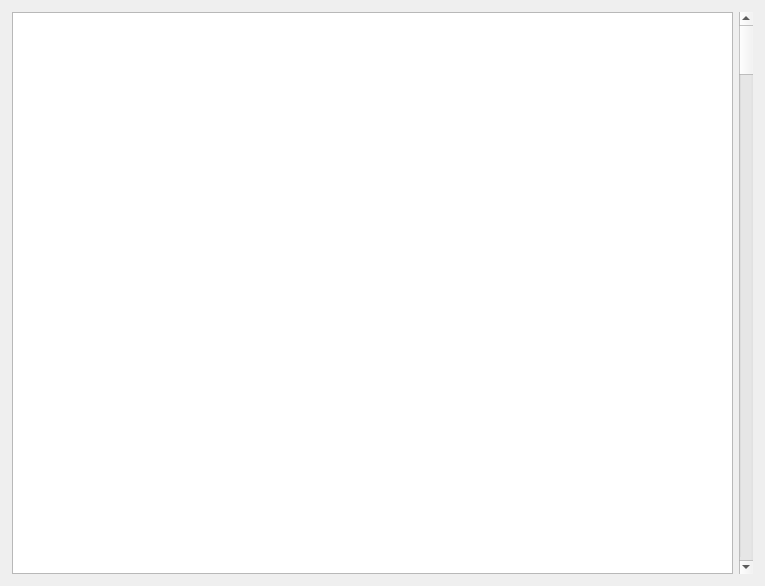
<?xml version="1.0" encoding="UTF-8"?>
<ui version="4.0">
 <class>DisassemblyView</class>
 <widget class="QWidget" name="DisassemblyView">
  <property name="geometry">
   <rect>
    <x>0</x>
    <y>0</y>
    <width>765</width>
    <height>586</height>
   </rect>
  </property>
  <property name="sizePolicy">
   <sizepolicy hsizetype="MinimumExpanding" vsizetype="MinimumExpanding">
    <horstretch>0</horstretch>
    <verstretch>0</verstretch>
   </sizepolicy>
  </property>
  <property name="windowTitle">
   <string>Form</string>
  </property>
  <layout class="QHBoxLayout" name="horizontalLayout">
   <property name="leftMargin">
    <number>12</number>
   </property>
   <property name="topMargin">
    <number>12</number>
   </property>
   <property name="rightMargin">
    <number>12</number>
   </property>
   <property name="bottomMargin">
    <number>12</number>
   </property>
   <item>
    <widget class="QTextEdit" name="te_disassembly">
     <property name="sizePolicy">
      <sizepolicy hsizetype="Expanding" vsizetype="Expanding">
       <horstretch>1</horstretch>
       <verstretch>1</verstretch>
      </sizepolicy>
     </property>
     <property name="verticalScrollBarPolicy">
      <enum>Qt::ScrollBarAlwaysOff</enum>
     </property>
     <property name="lineWrapMode">
      <enum>QTextEdit::NoWrap</enum>
     </property>
    </widget>
   </item>
   <item>
    <widget class="QScrollBar" name="sb_disassembly">
     <property name="enabled">
      <bool>true</bool>
     </property>
     <property name="sizePolicy">
      <sizepolicy hsizetype="Fixed" vsizetype="Preferred">
       <horstretch>0</horstretch>
       <verstretch>1</verstretch>
      </sizepolicy>
     </property>
     <property name="orientation">
      <enum>Qt::Vertical</enum>
     </property>
    </widget>
   </item>
  </layout>
 </widget>
 <resources/>
 <connections/>
</ui>
